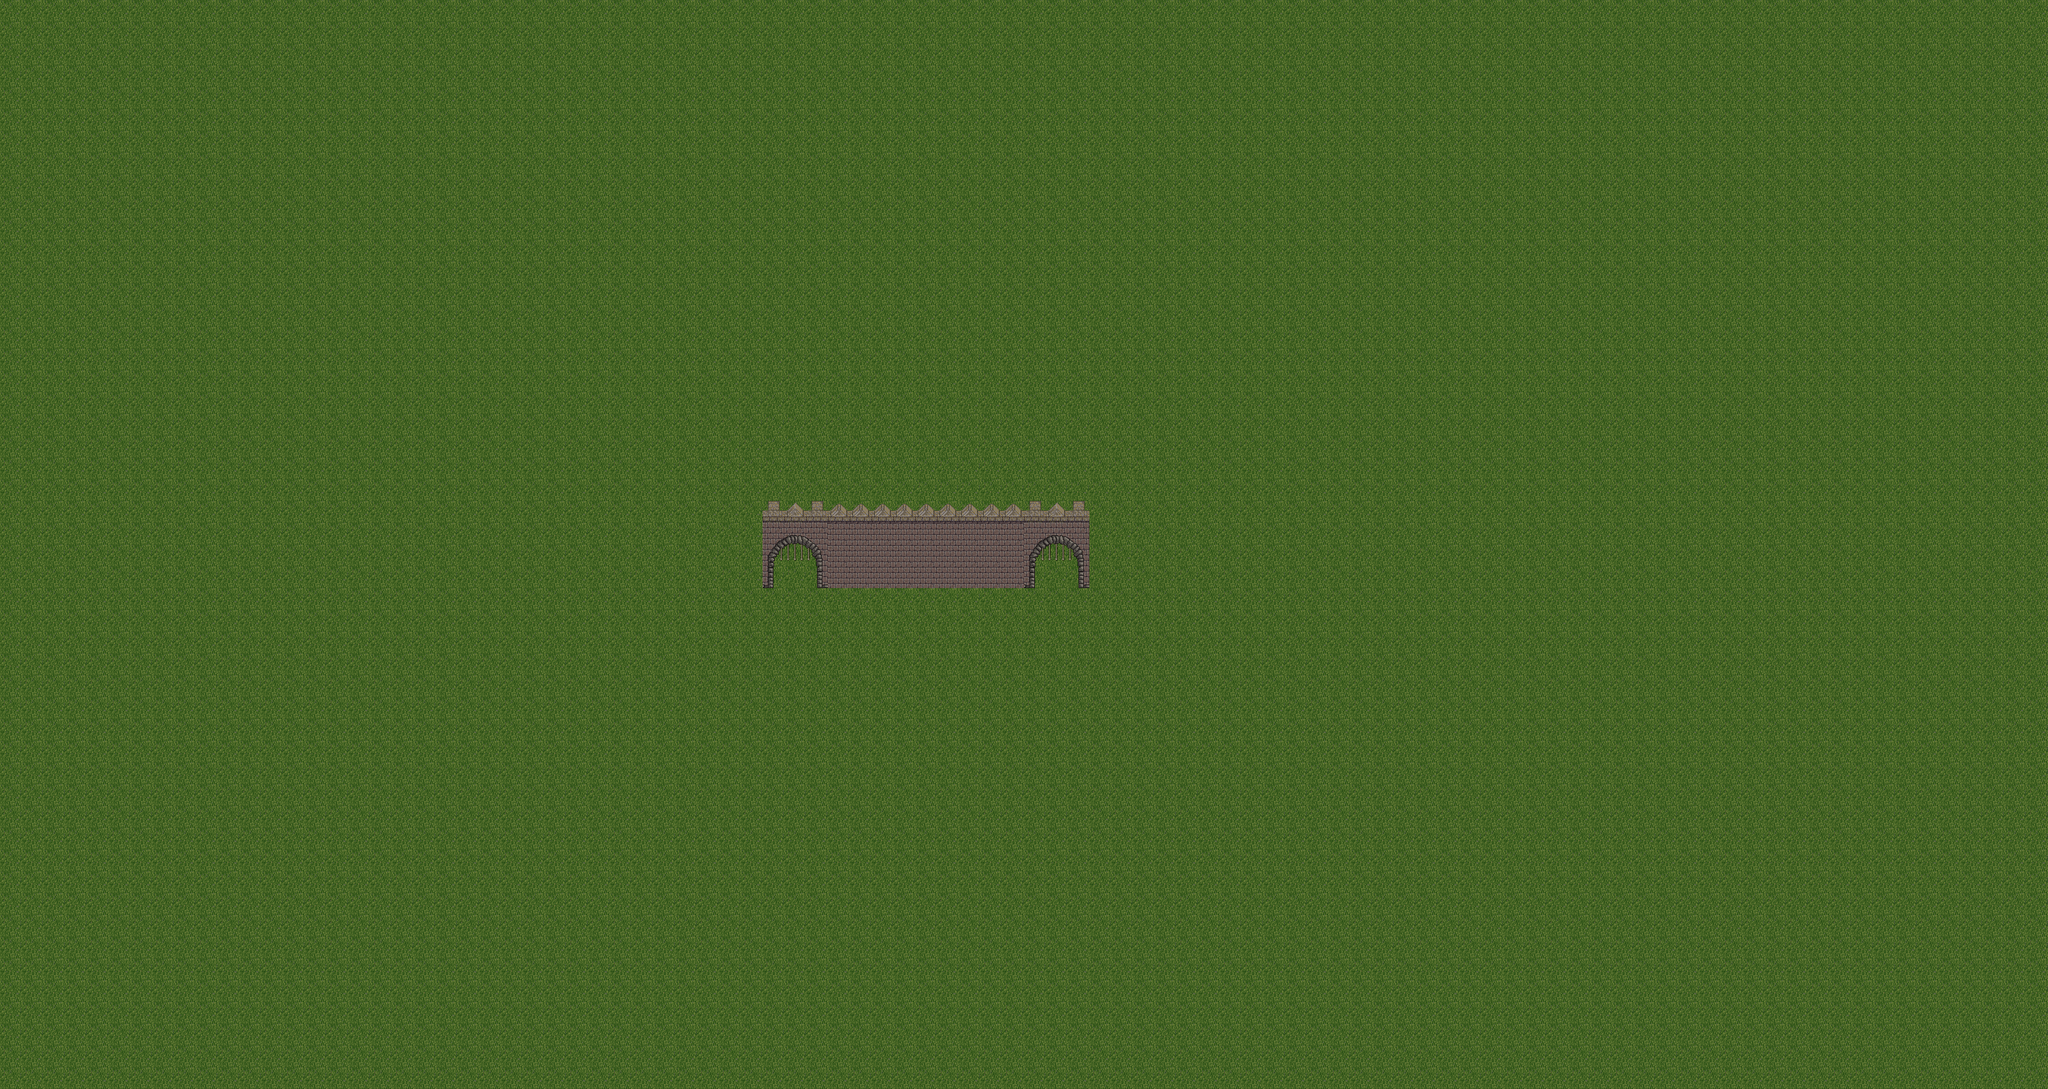

Tiled map render using the project's own tile images. Description and the map definition, with tile-layer contents summarised, below:
An orthogonal 94x50 tile map with 32x32 px tiles, 2 tile layers (Ground, Wall).

<map version="1.2" tiledversion="1.2.0" orientation="orthogonal" renderorder="right-down" width="94" height="50" tilewidth="32" tileheight="32" infinite="0" nextlayerid="4" nextobjectid="1">
 <tileset firstgid="1" source="Castle.tsx" />
 <layer id="1" name="Ground" width="94" height="50">
  <data>[4700 cells, 4700 non-empty, 1 distinct tile ids]</data>
 </layer>
 <objectgroup id="3" name="player" />
 <layer id="2" name="Wall" width="94" height="50">
  <data>[4700 cells, 60 non-empty, 14 distinct tile ids]</data>
 </layer>
</map>
